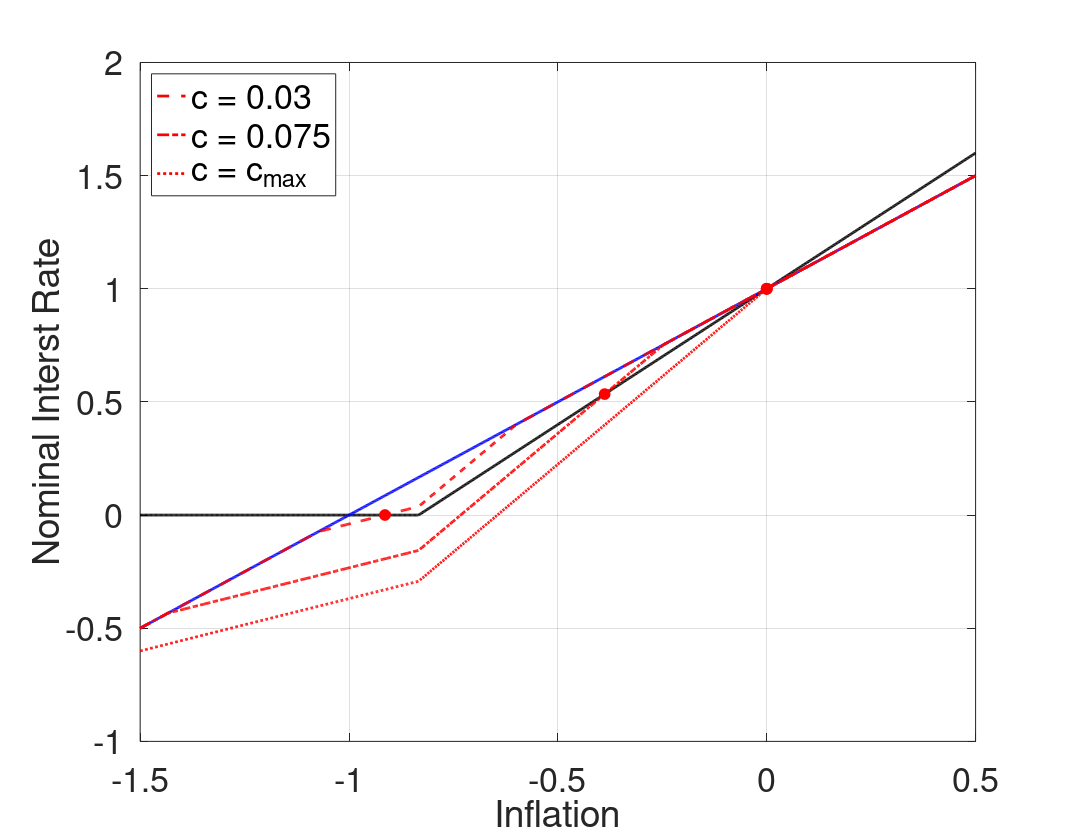

Write MATLAB code to recreate this figure.
%--------------------------------------------------------------------------
% File Name: RAFR_cPHIpi_l.m
% Author: Philip Coyle
% Date Created: 01/07/2019
% cd /mq/philipprojects/RA_Work/Taisuke_Nakata/Zero_Lower_Bound/DeflationaryRegime/Uncertainty/Draft/Figs/iid/3state_iid_shock/RAFR
% RAFR_cPHIpi_l
%--------------------------------------------------------------------------

clear all
close all
clc

%% Model Calibration
cBET = 1/1.0025;
cSIGMA = 1;
cKAPPA = 0.02;
cPHIpi = 1.2;
cRstar = 1/400;
p_m = 0.1; %Probability of being in the middle state 

% cPHIpi = 2/(p_m - cKAPPA*cSIGMA*(1-p_m) + 1);
cSHOCK_lb =((cRstar)*(cPHIpi - 1))/(cKAPPA*cPHIpi*cSIGMA);
cSHOCK_ub =((cRstar)*(cKAPPA*cPHIpi*cSIGMA + 1))/(cKAPPA*cPHIpi*cSIGMA);
cSHOCK_bound = -(2*(cRstar)*(cPHIpi - 1)*(cKAPPA*cPHIpi*cSIGMA + 1))/(cKAPPA*cPHIpi^2*cSIGMA*(cKAPPA*cSIGMA + 1)*(p_m - 1));
cSHOCK_grid = [0.03, 0.075 max([cSHOCK_lb,cSHOCK_ub,cSHOCK_bound])];

%% Housekeeping
% Set Grid Intervals
pi_m_low = -1.5/400;
pi_m_high = 0.5/400;
numgrid = 1001;
pi_m = linspace(pi_m_low,pi_m_high, numgrid)';

% Allocate Space
inx_ub = zeros(length(cSHOCK_grid),1);
pi_ub_zlb = zeros(length(cSHOCK_grid),1);
inx_lb = zeros(length(cSHOCK_grid),1);
pi_lb_zlb = zeros(length(cSHOCK_grid),1);
rafr = zeros(numgrid,length(cSHOCK_grid));


% Find max inflation that leads to ZLB binding
bound = -cRstar/cPHIpi;

inx_m = find(min(abs(pi_m - bound)) == abs(pi_m - bound));
% Find pi_m point where middle state interst rate binds
pi_m_zlb = pi_m(inx_m);

% Taylor Rule
tr = max(0,cRstar + cPHIpi*pi_m);

% 'Riskless' Fisher Relation
fr = pi_m + cRstar;

for j = 1:length(cSHOCK_grid)
    cSHOCK = cSHOCK_grid(j);
    %% Policy Functions from below (Assume middle state interst rate binds)
    % Low  High state inflation & expected inflation (as functions of middle state inflation)
    pi_l_b = pi_m - cKAPPA*cSIGMA*cSHOCK;
    pi_h_b = (pi_m - cKAPPA*cSIGMA*(cRstar - cSHOCK))/(1+cKAPPA*cSIGMA*cPHIpi);
    exp_pi_b = (1-p_m)/2*pi_l_b + p_m*pi_m + (1-p_m)/2*pi_h_b;

    % Low Middle and High state output & expected output (as functions of middle state inflation)
    y_m_b = (pi_m - cBET*exp_pi_b)/cKAPPA;
    y_l_b = y_m_b - cSIGMA*cSHOCK;
    y_h_b = y_m_b - cSIGMA*(cRstar + cPHIpi*pi_h_b - cSHOCK);
    exp_y_b = (1-p_m)/2*y_l_b + p_m*y_m_b + (1-p_m)/2*y_h_b;

    % Find pi_m point where high state interst rate binds
    inx_lb(j) = find(min(abs(pi_h_b - bound)) == abs(pi_h_b - bound));
    pi_lb_zlb(j) = pi_m(inx_lb(j));

    %% Policy Functions from above (Assume middle state interst rate does not bind)
    % Low  High state inflation & expected inflation (as functions of middle state inflation)
    pi_l_a = pi_m*(1+cKAPPA*cSIGMA*cPHIpi) + cKAPPA*cSIGMA*(cRstar - cSHOCK);
    pi_h_a = pi_m + (cKAPPA*cSIGMA*cSHOCK)/(1+cKAPPA*cSIGMA*cPHIpi);
    exp_pi_a = (1-p_m)/2*pi_l_a + p_m*pi_m + (1-p_m)/2*pi_h_a;

    % Low Middle and High state output & expected output (as functions of middle state inflation)
    y_m_a = (pi_m - cBET*exp_pi_a)/cKAPPA;
    y_l_a = y_m_a + cSIGMA*(cPHIpi*pi_m + cRstar - cSHOCK);
    y_h_a = y_m_a + cSIGMA*(cPHIpi*(pi_m - pi_h_a) + cSHOCK);
    exp_y_a = (1-p_m)/2*y_l_a + p_m*y_m_a + (1-p_m)/2*y_h_a;

    % Find pi_m point where low state interst rate binds
    inx_ub(j) = find(min(abs(pi_l_a - bound)) == abs(pi_l_a - bound));
    pi_ub_zlb(j) = pi_m(inx_ub(j));

    %% Define Risk Adjusted Fisher Relationship   
    for i = 1:numgrid
        if pi_m(i) < pi_lb_zlb(j) || pi_m(i) > pi_ub_zlb(j)
            rafr(i,j) = pi_m(i) + cRstar;
        elseif pi_m(i) <= pi_m_zlb
            rafr(i,j) = cRstar + pi_m(i) + (exp_pi_b(i) - pi_m(i)) + 1/cSIGMA*(exp_y_b(i) - y_m_b(i));
        elseif pi_m(i) <= pi_ub_zlb(j)
            rafr(i,j) = cRstar + pi_m(i) + (exp_pi_a(i) - pi_m(i)) + 1/cSIGMA*(exp_y_a(i) - y_m_a(i));
        end
    end
end
        
%% Plotting
type = {'--','-.',':'};

fig(1) = figure(1);
grid on
box on
hold on
plot(400*pi_m, 400*tr,'Color','k','LineWidth',2);
plot(400*pi_m, 400*fr,'Color','b','LineWidth',2);
for j = 1:length(cSHOCK_grid)
    [~,inx] = sort(abs(tr - rafr(:,j)));
    if j == length(cSHOCK_grid)
        RSS = inx(1);    
    else
        RSS = inx(1:2);
        it = 2;
        while abs(RSS(1) - RSS(2)) <= 10
            RSS(2) = inx(it + 1);
            it = it + 1;
        end
    end
    h(j) = plot(400*pi_m, 400*rafr(:,j),'Color','r','LineStyle',type{j},'LineWidth',2);
    p1 = plot(400*pi_m(RSS(1)),400*rafr(RSS(1),j));
    if j ~= 3
        p2 = plot(400*pi_m(RSS(2)),400*rafr(RSS(2),j)); 
        set([p1 p2],'Marker','o','MarkerEdgeColor','r','MarkerFaceColor','r','MarkerSize',8)
    else
        set(p1,'Marker','o','MarkerEdgeColor','r','MarkerFaceColor','r','MarkerSize',8)
    end
end

xlabel('Inflation','FontSize',16)
ylabel('Nominal Interst Rate','FontSize',16)
set(gca,'Xlim',[400*pi_m(1), 400*pi_m(end)],'Ylim',[-1, 2],'FontSize',25)
% set(gca,'Xlim',[400*pi_m(1), 400*pi_m(end)],'Ylim',[-0.5, 1.5],'FontSize',25)
L = legend([h(1) h(2) h(3)],'c = 0.03','c = 0.075','c = c_{max}');
set(L,'Location','NorthWest','Fontsize',25)

savedir = cd;
if ispc 
    savedir = fullfile(savedir, '..\..\..');
    savedir = strcat(savedir,'\Final\');
else
    savedir = fullfile(savedir, '../../..');
    savedir = strcat(savedir,'/Final/');
end

set(fig(1),'PaperOrientation','Landscape');
set(fig(1),'PaperPosition',[0 0 11 8.5]);
% print(fig(1),'-depsc','RAFR_cPHIpi_l.eps');
print(fig(1),'-depsc',strcat(savedir,'RAFR_cPHIpi_l.eps'));
